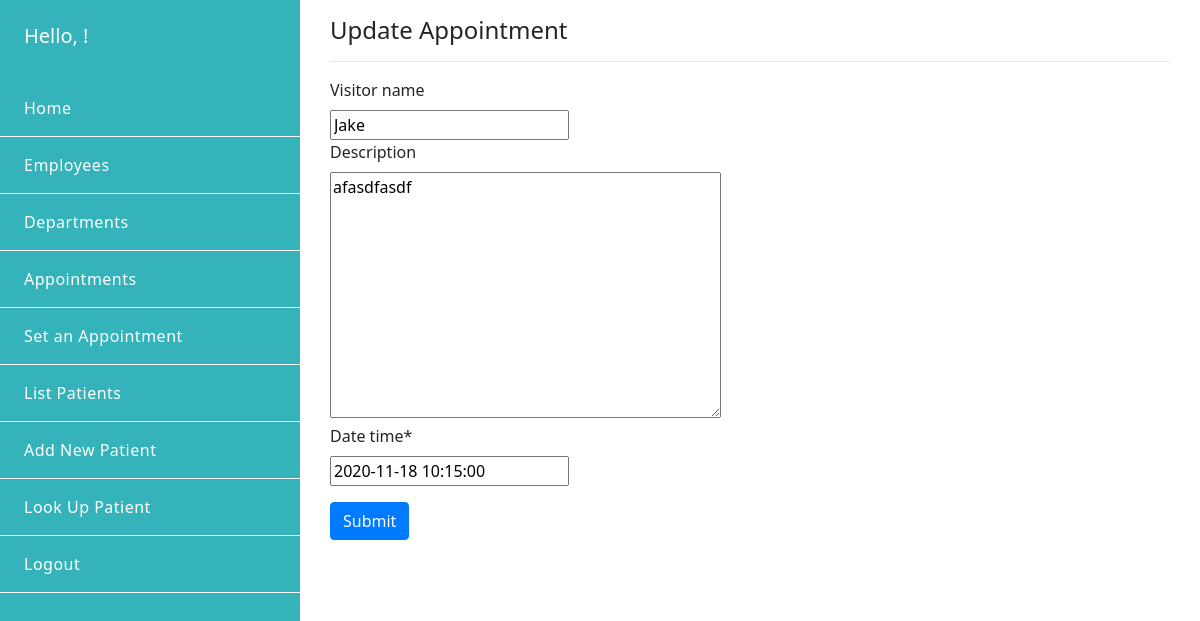
The page /appointment/update/14/ on the database its author committed.
### emr/models.py (models this page shows, shortened)
class Appointment(models.Model):
    id = models.AutoField(primary_key=True)
    visitor_name = models.CharField(max_length=254, blank=True)
    description = models.TextField(blank=True)
    date_time = models.DateTimeField(default=timezone.now)
    day = models.ForeignKey(Day, on_delete=models.CASCADE, related_name='appointments',blank=True)
    class Meta:
        ordering = ('date_time',)

### emr/views.py (the view)
def update_appointment(request, id):
    template = 'emr/update_appointment.html'
    appointment = Appointment.objects.get(id=id)
    form = AppointmentForm(request.POST or None, instance=appointment)
    if form.is_valid():
        form.save()
        return redirect('list_appointments')
    context = {"form": form, 'appointment': appointment}
    return render(request, template, context)

### emr/forms.py
class AppointmentForm(ModelForm):
    date_time = forms.DateTimeField(
        widget=DateTimePicker(
            options={
                'useCurrent': True,
                'collapse': False,
            },
            attrs={
                'append': 'fa fa-calendar',
                'icon_toggle': True,
            }
        ),
    )
    class Meta:
        model = Appointment
        fields = ['id','visitor_name', 'description', 'date_time', ]

### emr/templates/emr/update_appointment.html
{% extends "backend_base.html" %} {% load crispy_forms_tags %}
{% block content%}
<div class="container py-3">
  <h4>Update Appointment</h4>
  <hr />
  <form action="{% url 'update_appointment' id=appointment.id %}" method="post">
    {{ form | crispy }} {% csrf_token %}
    <div class="gap-1"> </div>
    <input type="submit" name="Save" class="btn btn-primary" />
  </form>
</div>
{% endblock %}

### emr/static/emr/css/style.css (style rules this page uses)
* { font-family: "Noto Sans", sans-serif; transition: all ease-in 0.2s; }
html, body { height: 100%; min-height: 100%; }
.gap-1 { height: 1em; }

### rows shown on the page
Appointment: visitor_name "Jake", description "afasdfasdf", date_time "2020-11-18 10:15:00"
